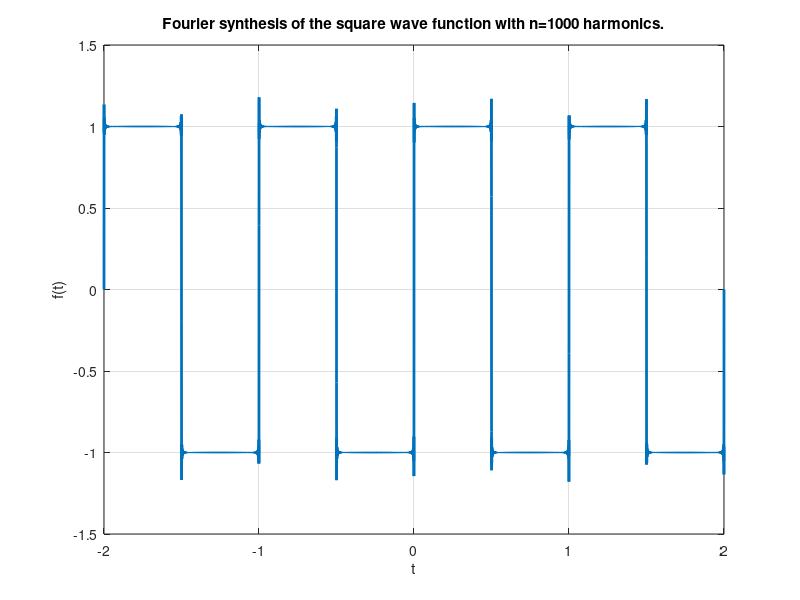

Reproduce this figure in MATLAB.
% TC-065
% Fourier Synthesis of a Square Wave.

t = linspace(-2,2,10000); % time
f = 0*t; % creates a zero valued function
 
N=1000; % number of harmonics
for k=-N:1:N
 
    if(k==0) % skip the zeroth term
        continue;
    end;
 
    C_k = ((1)/(pi*1i*k))*(1-exp(-pi*1i*k)); % computes the k-th Fourier coefficient
                                             %of the exponential form
    
    f_k = C_k*exp(2*pi*1i*k*t); % k-th term of the series
    f = f + f_k; % adds the k-th term to f
 
end
 
plot(t, f, 'LineWidth', 2);
grid on;
xlabel('t');
ylabel('f(t)');
title(strcat('Fourier synthesis of the square wave function with n=', int2str(N), ' harmonics.' ));